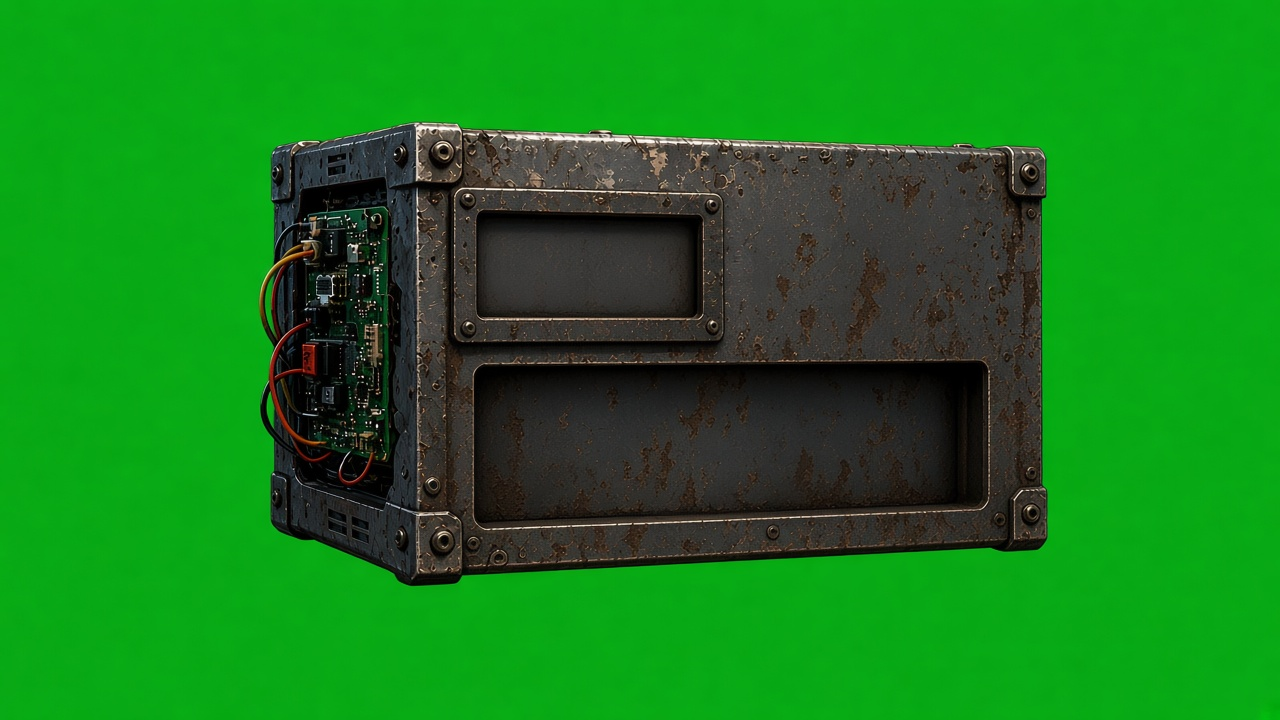
#> input picture scripts/bomb-art/casing.jpg, 1280 x 720 px, given in place of bench.jpg, which was not available; the run also reads 1 picture not shown here
$ python bomb-art.py
#> lines starting #> are read from the running program, lines starting #| are printed output that depends on the picture; after the words box and inside, x2 and y2 are one past the last pixel; in counts of white or black regions, pixels touching at a corner belong together; pictures that were not available may be replaced by others from this repository, and a replacement may not be noted
#!/usr/bin/env python3
"""Turns the generated Bomb Squad pictures in scripts/bomb-art/ into the WebPs the client
loads from src/client/shared/bomb/ (here: /workspace/quizzer-art/bomb/). Needs Pillow and
numpy. The WebPs are committed, so a normal build does not run this.

    python3 scripts/bomb-art.py [--src DIR] [--out DIR] [preview.png]

Also writes manifest.md next to the outputs: every file, its size, alpha, blend mode,
layer order and the coordinates the code needs (clock-face rectangle, module bay, LED
sockets, wire terminals, keypad display, picture window), in px and %.

Style: "A", the gritty disposal room (style-reference.png = bomb/mockups/style-a.png; removed
from scripts/bomb-art/, recover it from commit 2a65a3c). Every generation below used it as
the style reference. Keying: green (#00ff00) or blue (#0000ff)
screens are keyed by colour distance; the fireball and sparks were made on black and are
keyed by brightness (they look right drawn normally, and best with screen/lighter blending).

Prompts (Grok Imagine, 1280x720 JPG):
bench.jpg (image-to-image from style-reference.png):
  "Edit this image: keep the exact same gritty dimly lit bomb-disposal room, the same harsh
   overhead lamp, the same battered steel workbench, camera angle, lighting, haze, teal
   shadows and semi-realistic painted cinematic style, but remove the metal device
   completely: the middle of the workbench is now empty, clear scuffed steel bench top where
   something will be placed later, keep the tools at the front edges of the bench. No
   people, no text."
bench-scorched.jpg (image-to-image from bench.jpg):
  "Edit this image: the exact same dimly lit bomb-disposal room, same camera angle, same
   overhead lamp, same workbench and composition, same semi-realistic painted cinematic
   style, but now just after a blast: the middle of the steel bench top is blackened and
   scorched with a big dark soot burn mark radiating outward, warped buckled metal,
   scattered small scorched metal fragments, bits of melted wire and broken circuit board
   pieces on the bench, lingering grey smoke haze in the air, a few glowing orange embers,
   the lamp still hanging and swinging slightly, soot on the wall behind. No people, no
   fire, no gore, no text."
casing.jpg (style reference):
  "Semi-realistic painted cinematic movie-prop asset in the same style, materials and
   lighting as the reference image: the scuffed dark riveted steel casing of the device,
   seen straight on from the front with only a very slight top view, a wide rectangular box
   with heavy bolted corners, at the top centre a recessed rectangular digital clock window
   with a completely BLANK dark glass face (no digits, no numbers, unlit), below it a large
   empty recessed rectangular bay across the whole front, plain dark metal inside the bay,
   nothing mounted in it, a little exposed green circuit board and a few coloured wires
   peeking out at the left side, harsh warm top light, teal shadows, isolated on a
   perfectly flat plain pure green (#00ff00) background, no shadow on the background, no
   text, no digits"
panels.jpg (style reference; one generation so the three panels match):
  "Three matching square module panels side by side in a row with clear empty space between
   them, all exactly the same size and same scuffed dark riveted steel plate with four bolts
   in the corners, straight-on front view, semi-realistic painted cinematic movie-prop style
   matching the reference image, each panel has the same row of four small empty round LED
   sockets along its top edge. Left panel: a wire module, a recessed dark rectangular slot
   in the middle with a row of four brass terminal posts along the top of the slot and four
   along the bottom, no wires. Middle panel: a keypad module with a 3 by 4 grid of worn
   metal number keys and a small blank dark display above the keys. Right panel: a picture
   module, a large empty recessed square window frame with a plain flat dark grey inside.
   Harsh warm top light, teal shadows, isolated on a perfectly flat plain pure green
   (#00ff00) background, no text, no numbers on the display"
  (The model labelled the keys 1 2 3 4 / 4 5 6 9 / * 8 9 #; this script paints the labels
   out and re-letters them 1 2 3 4 / 5 6 7 8 / * 9 0 #.)
lights.jpg:
  "Three identical small round indicator lights side by side with empty space between them,
   each a chrome bezel ring around a domed glass LED lens, straight-on front view,
   semi-realistic painted movie-prop style, all exactly the same size: left one switched off
   with a dark smoky grey lens, middle one glowing bright green, right one glowing bright
   red, small soft glow, isolated on a perfectly flat plain pure blue (#0000ff) background,
   no text"
wires.jpg:
  "Two electrical wires side by side, each running straight vertically from top to bottom
   with a gentle slight curve, both with bright flat magenta (#ff00ff) rubber insulation and
   small bare copper ends with crimped brass connectors at the very top and very bottom,
   both exactly the same length and thickness. Left wire: whole and intact. Right wire: cut
   clean through in the middle, the two halves pulled slightly apart with frayed bare copper
   strands sticking out of each cut end. Semi-realistic painted movie-prop style,
   straight-on view, soft top light, isolated on a perfectly flat plain pure green (#00ff00)
   background, no text"
cutters.jpg:
  "A pair of wire cutters, open jaws, worn steel head and red rubber grip handles, angled
   diagonally with the jaws at the top right, semi-realistic painted movie-prop style with
   harsh warm top light and cool shadows, whole tool visible and centred, isolated on a
   perfectly flat plain pure green (#00ff00) background, no shadow, no text"
sparks.jpg:
  "A burst of bright electrical sparks, many thin glowing white-hot and yellow-orange spark
   streaks shooting outward from one small bright point in the centre, a few tiny glowing
   particles, semi-realistic cinematic visual effect element, on a perfectly plain pure
   black background, no objects, no text"
fireball.jpg:
  "A huge round explosion fireball seen from the front, a billowing ball of bright orange,
   yellow and white-hot fire with darker red edges and curling flame tongues, glowing
   intensely, centred with empty space around it, semi-realistic cinematic visual effect
   element, on a perfectly plain pure black background, no smoke column, no ground, no
   objects, no text"
smoke.jpg:
  "A large billowing cloud of thick dark grey and charcoal smoke, round puffy rolling smoke
   shapes with soft lighter grey highlights on top, a wide roughly circular cloud centred
   with empty space around it, semi-realistic cinematic visual effect element, isolated on a
   perfectly flat plain pure green (#00ff00) background, no fire, no ground, no objects, no
   text"
debris.jpg:
  "Flying debris from an exploded metal device, spread out in a wide ring around an empty
   centre: about twenty separate scorched fragments of dark riveted steel plate, twisted
   bolts, broken pieces of green circuit board, short bits of coloured wire, a few small
   glowing orange embers, all separate pieces not touching, semi-realistic cinematic visual
   effect element, isolated on a perfectly flat plain pure green (#00ff00) background, no
   people, no fire, no text"
confetti.jpg:
  "Celebration confetti falling, about forty separate small paper confetti pieces and curly
   streamers in red, blue, yellow, orange, purple and white, some flat rectangles and some
   curled ribbons, tumbling at different angles, spread evenly across the whole picture with
   gaps between pieces, none touching, semi-realistic with soft shading, isolated on a
   perfectly flat plain pure green (#00ff00) background, no green confetti, no text"
"""
import argparse
from pathlib import Path

import numpy as np
from PIL import Image, ImageDraw, ImageFilter, ImageFont

HERE = Path(__file__).resolve().parent
SRC_DEFAULT = HERE / "bomb-art"
OUT_DEFAULT = HERE.parent / "bomb"

# ---- names and sizes: change these when the client wants other ones -------------------
BENCH = {"bench": "bench", "bench-scorched": "bench-scorched"}  # source -> output
BENCH_SIZE = (1344, 768)  # same as cup/saloon.webp and dragon/cave.webp
CASING = ("casing", "casing", 760)  # (source, output, width); a soft contact shadow is added
PANELS = ("panels", ["module-wire", "module-keypad", "module-picture"], (360, 372))  # left to right
LIGHTS = ("lights", ["light-off", "light-green", "light-red"], 96)  # square
WIRES = ("wires", ["wire", "wire-cut"], 640)  # height; each also gets a "-tint" mask
CUTTERS = ("cutters", "cutters", 320)  # phone only: written straight to phone/
SPARKS = ("sparks", "sparks", 512)
FIREBALL = ("fireball", "explosion-fireball", 1024)
SMOKE = ("smoke", "explosion-smoke", 1100)
DEBRIS = ("debris", "explosion-debris", BENCH_SIZE)
CONFETTI = ("confetti", "confetti", BENCH_SIZE)
# Half-size phone copies (spec "Phone" column). Cutters are phone-only (see CUTTERS).
PHONE = {"casing", "module-wire", "module-keypad", "wire", "wire-tint", "wire-cut", "wire-cut-tint",
         "light-off", "light-green", "light-red", "sparks", "confetti"}
QUALITY = 86
KEY_LABELS = ["1", "2", "3", "4", "5", "6", "7", "8", "*", "9", "0", "#"]

# ---- measured on the sources (source px, 1280x720) -----------------------------------
CLOCK = (482, 216, 698, 314)  # blank clock glass in casing.jpg (inner edge of the bezel)
BAY = (480, 370, 984, 501)  # recessed module bay in casing.jpg (inner edge)
# Per panel, relative to that panel's own bounding box in panels.jpg:
LEDS = {  # four LED sockets, centres; ring outer diameter ~30 source px
    "module-wire": [(87, 40), (156, 40), (223, 40), (286, 40)],
    "module-keypad": [(85, 40), (150, 40), (215, 40), (280, 40)],
    "module-picture": [(84, 40), (150, 40), (216, 40), (284, 40)],
}
LED_RING = 30
TERMINALS_TOP = [(87, 148), (152, 148), (219, 148), (287, 148)]  # wire panel, brass posts
TERMINALS_BOTTOM = [(88, 258), (152, 258), (220, 258), (287, 258)]
KEYPAD_DISPLAY = (86, 105, 284, 172)  # keypad panel, blank display glass
KEY_CENTRES = [(x, y) for y in (210, 260, 310) for x in (104, 158, 211, 265)]  # keypad panel
KEY_LABEL_BOX = 15  # half-size of the label area painted out on each key
PICTURE_WINDOW = (71, 94, 304, 325)  # picture panel, inner window
WIRE_LUG = (47, 666)  # y of the top and bottom ring-lug hole centres in wires.jpg


def key_out(im: Image.Image) -> Image.Image:
    """Flat colour screen -> RGBA. Alpha from distance to the key and from how much the key's
    own channel sticks out; the soft rim is un-mixed from the key so it carries no spill.
    Only the rim is despilled, so green circuit boards and a green LED inside keep colour."""
    rgb = np.asarray(im.convert("RGB")).astype(np.float32)
    h, w, _ = rgb.shape
    samples = np.stack([rgb[3, 3], rgb[3, -4], rgb[-4, 3], rgb[-4, -4], rgb[3, w // 2], rgb[h // 2, 3], rgb[h // 2, -4]])
    key = np.median(samples, axis=0)
    c = int(np.argmax(key))
    others = [i for i in range(3) if i != c]
    spill = rgb[..., c] - np.maximum(rgb[..., others[0]], rgb[..., others[1]])
    key_spill = key[c] - max(key[others[0]], key[others[1]])
    dist = np.sqrt(((rgb - key) ** 2).sum(-1))
    a1 = np.clip((dist - 45) / (115 - 45), 0, 1)
    a2 = np.clip((key_spill * 0.75 - spill) / (key_spill * 0.55), 0, 1)
    alpha = np.clip(np.maximum(a1, a2), 0, 1)
    alpha[dist < 30] = 0
    # The rim: anything within 3 px of the background.
    bg = Image.fromarray(((alpha < 0.5) * 255).astype(np.uint8))
    rim = np.asarray(bg.filter(ImageFilter.MaxFilter(7))) > 0
    fringe = rim & (alpha > 0.02)
    a = np.maximum(alpha, 0.35)[..., None]
    fixed = np.clip((rgb - key * (1 - alpha[..., None])) / a, 0, 255)
    rgb = np.where(fringe[..., None], fixed, rgb)
    lim = np.maximum(rgb[..., others[0]], rgb[..., others[1]])
    rgb[..., c] = np.where(fringe & (rgb[..., c] > lim), lim, rgb[..., c])
    alpha[alpha < 0.04] = 0
    rgb[alpha == 0] = 0
    return Image.fromarray(np.dstack([rgb, alpha * 255]).astype(np.uint8), "RGBA")


# [28 lines left out: functions glow_key, smoke_key, not called in this run]


def bbox(im: Image.Image, thresh: int = 24) -> tuple[int, int, int, int]:
    box = im.getchannel("A").point(lambda v: 255 if v > thresh else 0).getbbox()
    assert box
    return box


def crop(im: Image.Image, pad: int = 3) -> Image.Image:
    x0, y0, x1, y1 = bbox(im)
    return im.crop((max(0, x0 - pad), max(0, y0 - pad), min(im.width, x1 + pad), min(im.height, y1 + pad)))


def fit_w(im: Image.Image, w: int) -> Image.Image:
    return im.resize((w, round(im.height * w / im.width)), Image.Resampling.LANCZOS)


def fit_max(im: Image.Image, side: int) -> Image.Image:
    s = side / max(im.size)
    return im.resize((round(im.width * s), round(im.height * s)), Image.Resampling.LANCZOS)


def cover(im: Image.Image, size: tuple[int, int]) -> Image.Image:
    """Centre-crop to the aspect, then scale (1280x720 -> 1260x720 -> 1344x768)."""
    tw, th = size
    w, h = im.size
    if w / h > tw / th:
        nw = round(h * tw / th)
        im = im.crop(((w - nw) // 2, 0, (w - nw) // 2 + nw, h))
    else:
        nh = round(w * th / tw)
        im = im.crop((0, (h - nh) // 2, w, (h - nh) // 2 + nh))
    return im.resize(size, Image.Resampling.LANCZOS)


# [29 lines left out: functions magenta, tintable, tinted, not called in this run]


def relabel_keys(panel: Image.Image, scale: tuple[float, float]) -> Image.Image:
    """Paint out the generated key labels and letter them 1-8, *, 9, 0, # in a matching beige."""
    im = panel.copy()
    arr = np.asarray(im).copy()
    sx, sy = scale
    r = KEY_LABEL_BOX
    for (cx, cy) in KEY_CENTRES:
        x, y = cx * sx, cy * sy
        x0, y0, x1, y1 = int(x - r * sx), int(y - r * sy), int(x + r * sx), int(y + r * sy)
        ring = np.concatenate([arr[y0 - 3 : y0, x0:x1, :3].reshape(-1, 3), arr[y1 : y1 + 3, x0:x1, :3].reshape(-1, 3),
                               arr[y0:y1, x0 - 3 : x0, :3].reshape(-1, 3), arr[y0:y1, x1 : x1 + 3, :3].reshape(-1, 3)])
        top = np.median(arr[y0 - 3 : y0, x0:x1, :3].reshape(-1, 3), 0)
        bot = np.median(arr[y1 : y1 + 3, x0:x1, :3].reshape(-1, 3), 0)
        t = np.linspace(0, 1, y1 - y0)[:, None, None]
        fill = top * (1 - t) + bot * t
        noise = np.random.default_rng(cx * 7 + cy).normal(0, 3, (y1 - y0, x1 - x0, 1))
        arr[y0:y1, x0:x1, :3] = np.clip(fill + noise, 0, 255).astype(np.uint8)
        del ring
    im = Image.fromarray(arr, "RGBA")
    # Soften the patched squares into the key caps.
    soft = im.filter(ImageFilter.GaussianBlur(1.2))
    m = Image.new("L", im.size, 0)
    md = ImageDraw.Draw(m)
    for (cx, cy) in KEY_CENTRES:
        x, y = cx * sx, cy * sy
        md.rectangle((x - (r + 1) * sx, y - (r + 1) * sy, x + (r + 1) * sx, y + (r + 1) * sy), fill=255)
    im = Image.composite(soft, im, m.filter(ImageFilter.GaussianBlur(1.5)))
    d = ImageDraw.Draw(im)
    try:
        font = ImageFont.truetype("/usr/share/fonts/truetype/dejavu/DejaVuSans.ttf", round(23 * sx))
    except OSError:
        font = ImageFont.load_default()
    for (cx, cy), label in zip(KEY_CENTRES, KEY_LABELS):
        x, y = cx * sx, cy * sy
        d.text((x + 1, y + 1), label, font=font, anchor="mm", fill=(20, 16, 12, 200))
        d.text((x, y), label, font=font, anchor="mm", fill=(206, 196, 172, 255))
    return im


def add_contact_shadow(im: Image.Image) -> tuple[Image.Image, int]:
    """Extend the canvas downward and put a soft dark shadow under the casing's base.
    Returns (image, base y in px = where it sits on the bench)."""
    a = np.asarray(im.getchannel("A")) > 128
    rows = np.nonzero(a.any(1))[0]
    base = int(rows.max())
    cols = np.nonzero(a[base - 10 : base + 1].any(0))[0]
    pad = 40
    out = Image.new("RGBA", (im.width, im.height + pad), (0, 0, 0, 0))
    sh = Image.new("L", out.size, 0)
    ImageDraw.Draw(sh).ellipse((cols.min() - 20, base - 18, cols.max() + 20, base + 22), fill=200)
    sh = sh.filter(ImageFilter.GaussianBlur(14))
    shadow = Image.new("RGBA", out.size, (0, 0, 0, 255))
    shadow.putalpha(sh)
    out.alpha_composite(shadow)
    out.alpha_composite(im)
    return out, base


# [13 lines left out: function save, not called in this run]


def main() -> None:
    ap = argparse.ArgumentParser()
    ap.add_argument("--src", type=Path, default=SRC_DEFAULT)
    ap.add_argument("--out", type=Path, default=OUT_DEFAULT)
    ap.add_argument("preview", nargs="?")
    args = ap.parse_args()
    src, out = args.src, args.out
    res: dict[str, Image.Image] = {}
    files: dict[str, tuple[int, int]] = {}
    coords: dict = {}

    for s, name in BENCH.items():
        res[name] = cover(Image.open(src / f"{s}.jpg").convert("RGB"), BENCH_SIZE)
#> in cover, `tw, th = size`: tw = 1344; th = 768
#> in cover, `nw = round(h * tw / th)`: nw = 1260

    # Casing: key, crop, scale, contact shadow. Map the clock and bay rectangles through.
    k = key_out(Image.open(src / f"{CASING[0]}.jpg"))
#> in key_out, `samples = np.stack([rgb[3, 3], rgb[3, -4], rgb[-4, 3], rgb[-4, -4], rg..`: samples = [[8, 172, 23], [10, 170, 20], [8, 170, 22], [0, 178, 11], [6, 173, 21], [9, 172, 21], [8, 168, 20]]
#> in key_out, `key = np.median(samples, axis=0)`: key = [8, 172, 21]
#> in key_out, `c = int(np.argmax(key))`: c = 1
#> in key_out, `others = [i for i in range(3) if i != c]`: others = [0, 2]
#> in key_out, `spill = rgb[..., c] - np.maximum(rgb[..., others[0]], rgb[..., others[..`:
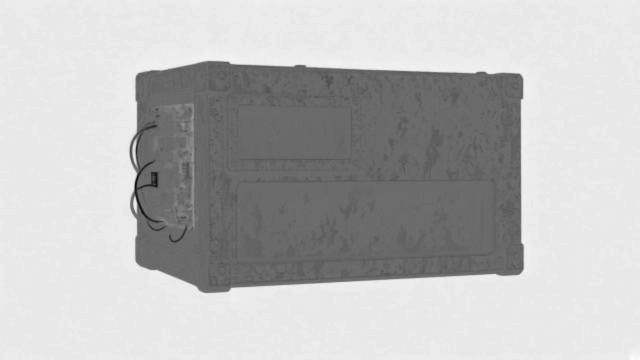
#> spill: shape (720, 1280) float32 (shown at 1/2 size); min -127, max 174, mean 94.9; drawn with min black and max white
#> in key_out, `key_spill = key[c] - max(key[others[0]], key[others[1]])`: key_spill = 151
#> in key_out, `bg = Image.fromarray(((alpha < 0.5) * 255).astype(np.uint8))`:
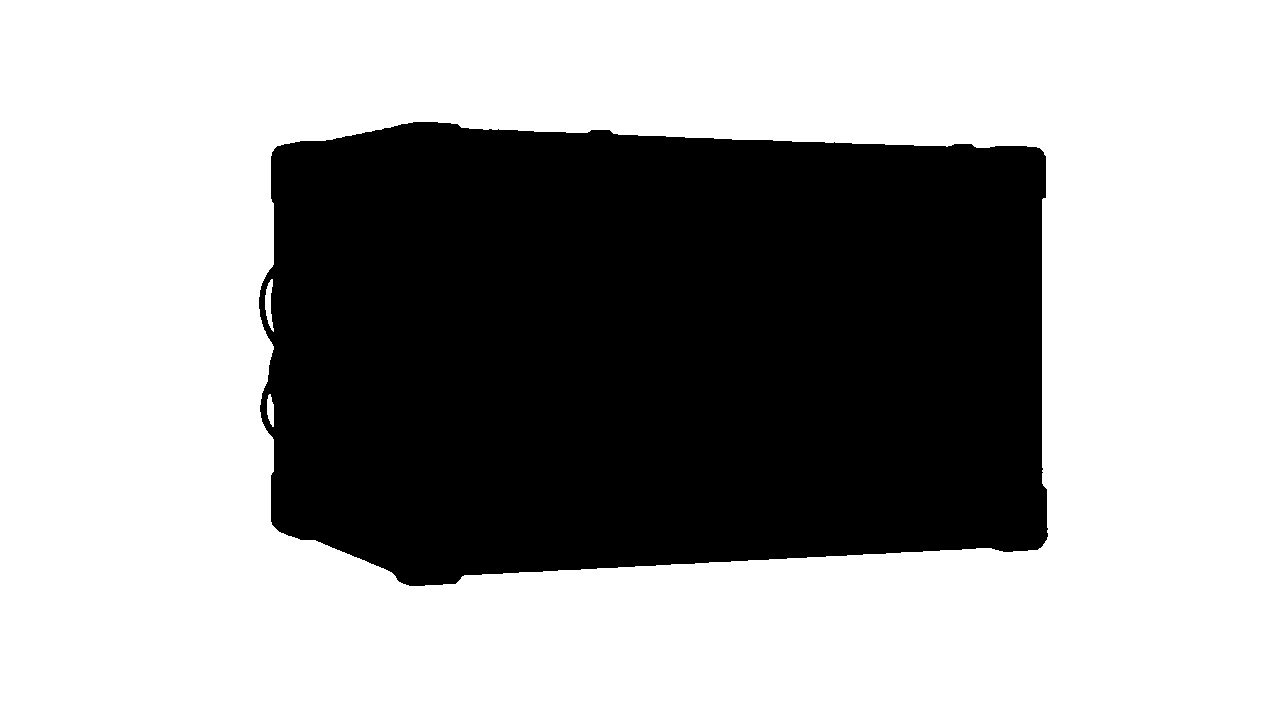
#> bg: PIL image 1280x720 L; 64.5% white; 1 black region, box (x1, y1, x2, y2) and area: (259, 122, 1048, 586) 327205
#> in key_out, `return Image.fromarray(np.dstack([rgb, alpha * 255]).astype(np.uint8),..`:
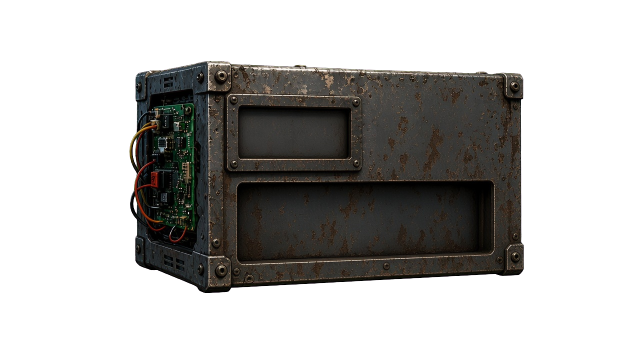
#> returned value: PIL image 1280x720 RGBA (shown at 1/2 size); mean R, G, B, A 17.6, 16.4, 14.7, 90.6; transparent parts drawn white
    box = bbox(k)
#> in bbox, `box = im.getchannel("A").point(lambda v: 255 if v > thresh else 0).get..`: box = (258, 122, 1048, 586)
#> box = (258, 122, 1048, 586)
    c = k.crop(box)
    s = CASING[2] / c.width
    c = fit_w(c, CASING[2])
    c, base = add_contact_shadow(c)
#> in add_contact_shadow, `a = np.asarray(im.getchannel("A")) > 128`:
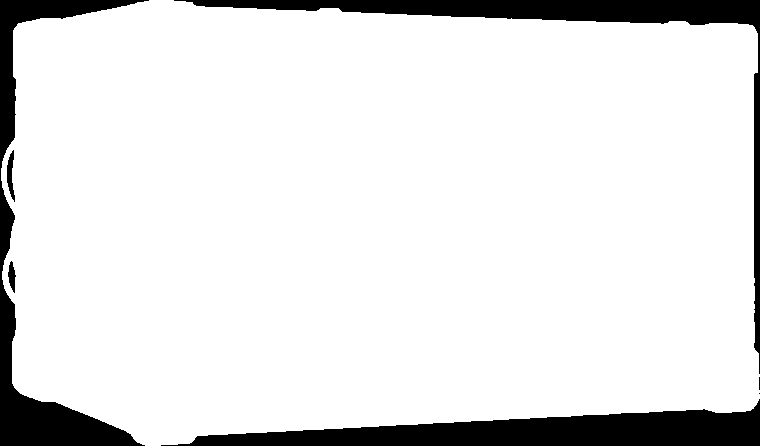
#> a: shape (446, 760) bool; 89.3% white; 7 black regions (2 under 20 px), largest, box (x1, y1, x2, y2) and area: (161, 399, 760, 446) 13840, (174, 0, 760, 374) 11089, (0, 0, 149, 446) 10987, (7, 150, 15, 202) 223, (8, 261, 16, 293) 152
#> in add_contact_shadow, `rows = np.nonzero(a.any(1))[0]`: rows = 446 values from 0 to 445
#> in add_contact_shadow, `base = int(rows.max())`: base = 445
#> in add_contact_shadow, `cols = np.nonzero(a[base - 10 : base + 1].any(0))[0]`: cols = 77 values from 131 to 207
#> in add_contact_shadow, `sh = sh.filter(ImageFilter.GaussianBlur(14))`:
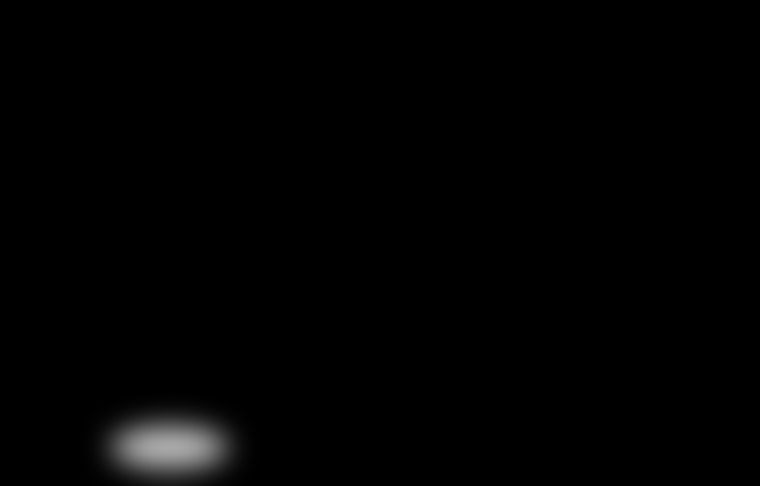
#> sh: PIL image 760x486 L; min 0, max 167, mean 2
#> (the rest of the program and of its run is left out)
